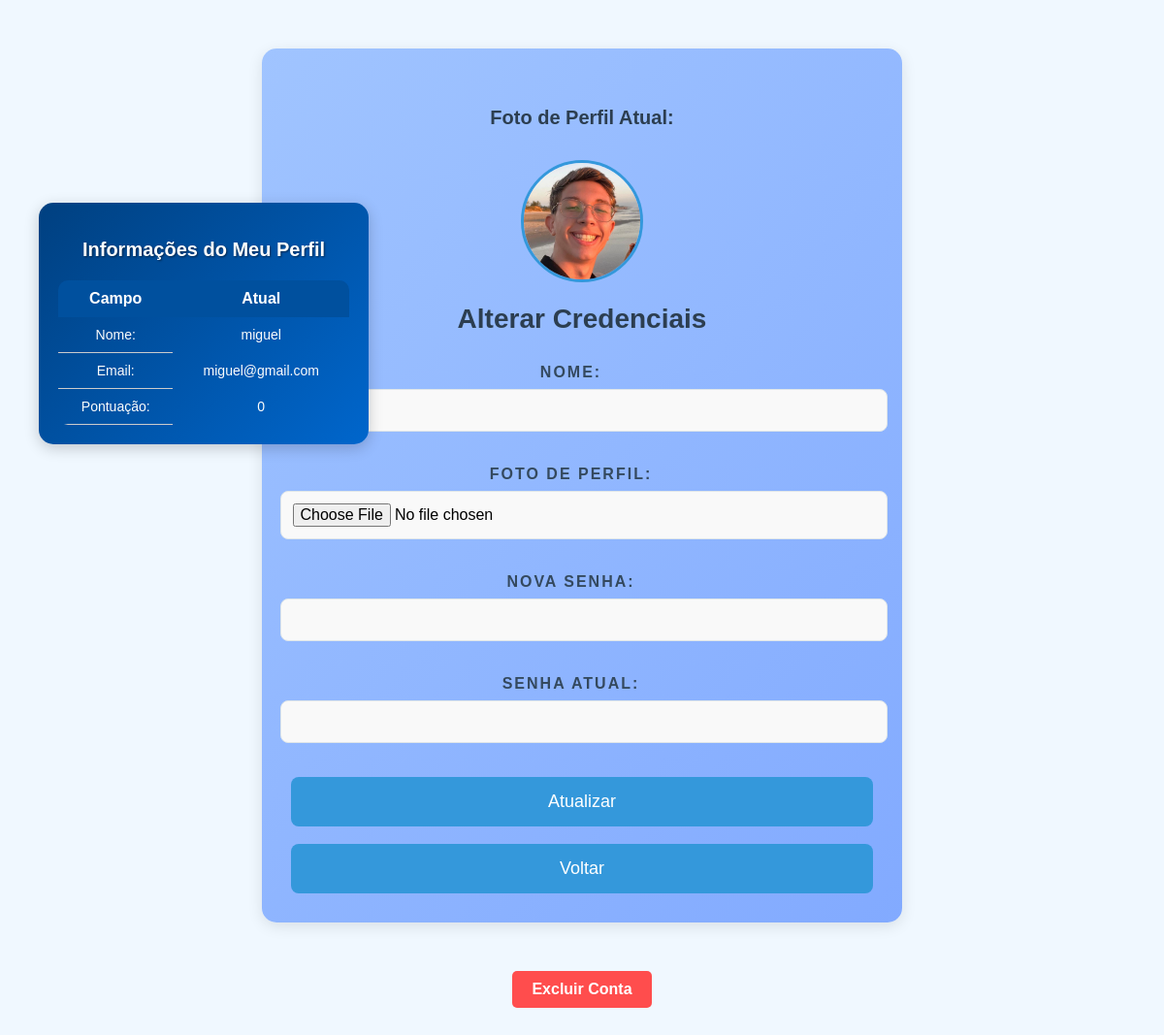
Page /perfil.php (signed in) on the earlier database version.
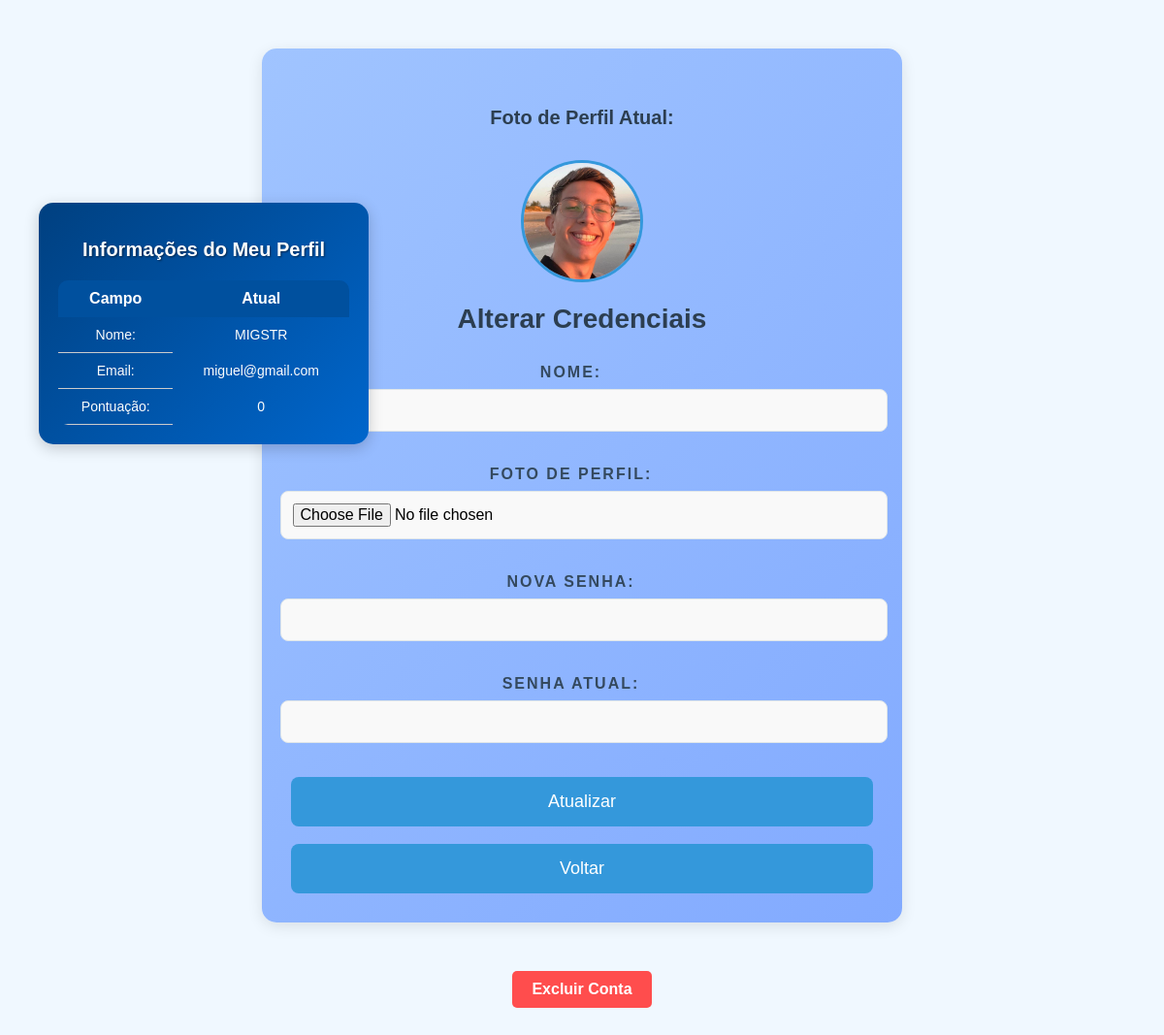
Same page on the later database version.
### tables this page shows
CREATE TABLE `ranking` (
  `id` int(11) NOT NULL,
  `id_usuario` int(11) NOT NULL,
  `pontuacao` int(11) NOT NULL
);

CREATE TABLE `usuarios` (
  `id` int(11) NOT NULL,
  `nome` varchar(40) NOT NULL,
  `senha` varchar(200) NOT NULL,
  `email` varchar(40) NOT NULL,
  `imagem_perfil` varchar(255) DEFAULT NULL
);

### perfil.php (the view, shortened to what this page needs)
<?php
include('conexao_bd.php');
$id = $_SESSION['id'];
$sql_code = "SELECT u.*, r.pontuacao
             FROM usuarios u
             LEFT JOIN ranking r ON u.id = r.id_usuario
             WHERE u.id = ?";
$stmt = $mysqli->prepare($sql_code);
$stmt->bind_param("i", $id);
$stmt->execute();
$result = $stmt->get_result();
$usuario = $result->fetch_assoc();
?>
<!DOCTYPE html>
<html lang="pt-br">
<head>
    <link rel="stylesheet" href="estilo.css">
</head>
<body class="pag-perfil-body">
    <div class="pag-perfil-container">
        <h2 class="pag-perfil-subtitle">Foto de Perfil Atual:</h2>
        <img src="<?php echo isset($usuario['imagem_perfil']) && !empty($usuario['imagem_perfil']) ? $usuario['imagem_perfil'] : 'imagem/anonimo.png'; ?>" alt="Foto de Perfil" class="pag-perfil-img">
        <h1 class="pag-perfil-title">Alterar Credenciais</h1>
        <form action="perfil.php" method="POST" enctype="multipart/form-data" class="pag-perfil-form">
            <div class="pag-perfil-input-group">
                <label for="nome" class="pag-perfil-label">Nome:</label>
                <input type="text" name="nome" class="pag-perfil-input" value="<?php echo htmlspecialchars($usuario['nome'], ENT_QUOTES, 'UTF-8'); ?>">
            </div>
            <div class="pag-perfil-input-group">
                <label for="fotoPerfil" class="pag-perfil-label">Foto de Perfil:</label>
                <input type="file" name="fotoPerfil" id="fotoPerfil" class="pag-perfil-file">
            </div>
            <div class="pag-perfil-input-group">
                <label for="senha_nova" class="pag-perfil-label">Nova Senha:</label>
                <input type="password" name="senha_nova" class="pag-perfil-input" minlength="3">
            </div>
            <div class="pag-perfil-input-group">
                <label for="senha_atual" class="pag-perfil-label">Senha Atual:</label>
                <input type="password" name="senha_atual" class="pag-perfil-input" required minlength="3">
            </div>
            <button type="submit" class="pag-perfil-btn">Atualizar</button>
        </form>
        <br>
        <a href="principal.php"><button class="pag-perfil-btn">Voltar</button></a>
    </div>
    <div class="delete-account-container">
        <button type="button" class="delete-account-btn" onclick="openModal()">Excluir Conta</button>
    </div>
    <div class="tableinfuser">
        <h2 class="tableinfuser-title">Informações do Meu Perfil</h2>
        <table class="tableinfuser-table">
            <tr>
                <th class="tableinfuser-header">Campo</th>
                <th class="tableinfuser-header">Atual</th>
            </tr>
            <tr>
                <td class="tableinfuser-cell">Nome:</td>
                <td class="tableinfuser-cell"><?php echo htmlspecialchars($usuario['nome'], ENT_QUOTES, 'UTF-8'); ?></td>
            </tr>
            <tr>
                <td class="tableinfuser-cell">Email:</td>
                <td class="tableinfuser-cell"><?php echo htmlspecialchars($usuario['email'], ENT_QUOTES, 'UTF-8'); ?></td>
            </tr>
            <tr>
                <td class="tableinfuser-cell">Pontuação:</td>
                <td class="tableinfuser-cell"><?php echo htmlspecialchars($usuario['pontuacao'], ENT_QUOTES, 'UTF-8'); ?></td>
            </tr>
        </table>
    </div>
</body>
</html>

Differences in the rows shown:
changed through a linked row, ranking "miguel@gmail.com": nome "miguel" → "MIGSTR"; id_usuario.nome "miguel" → "MIGSTR"
